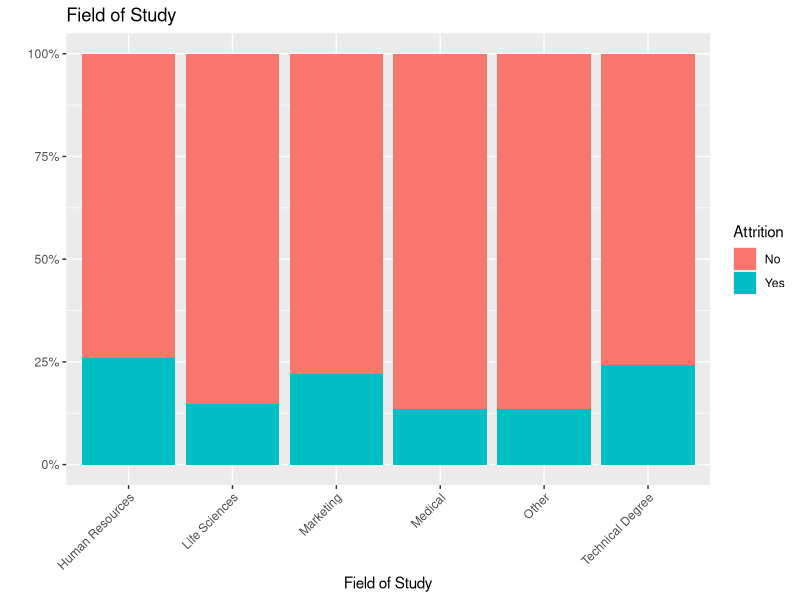
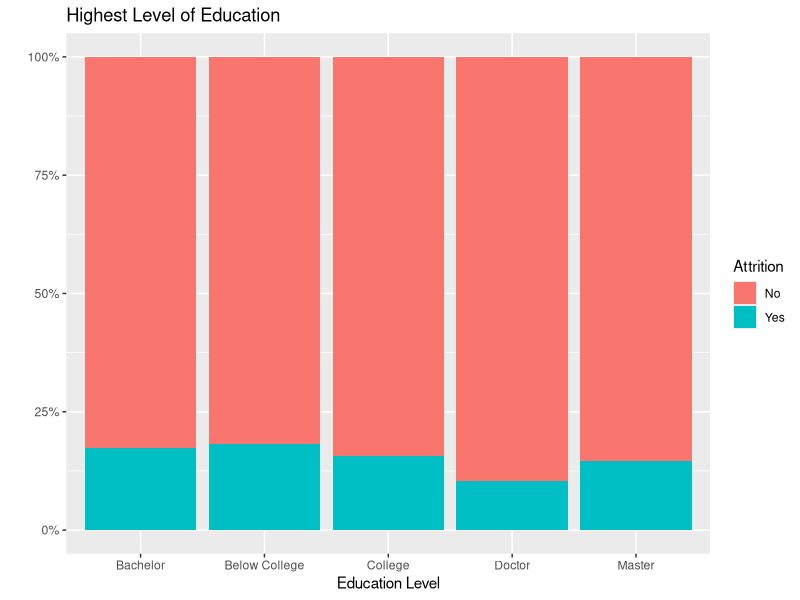
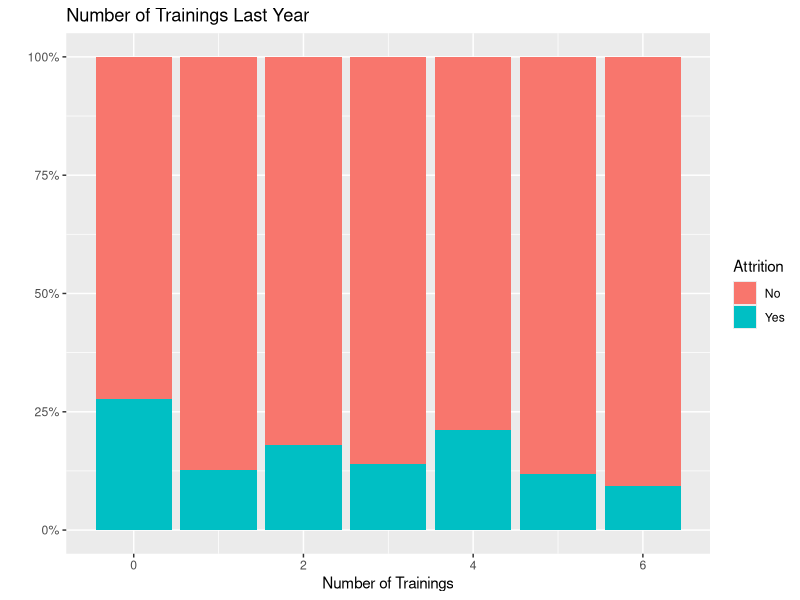
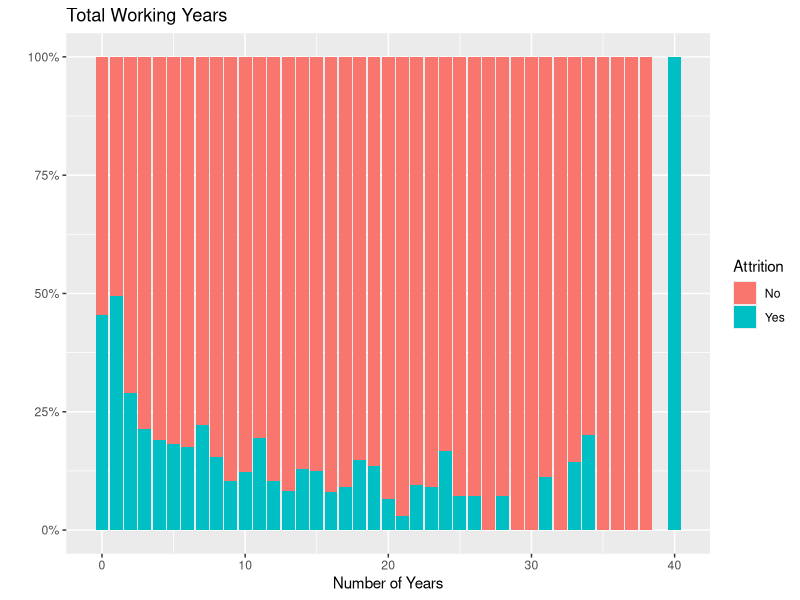
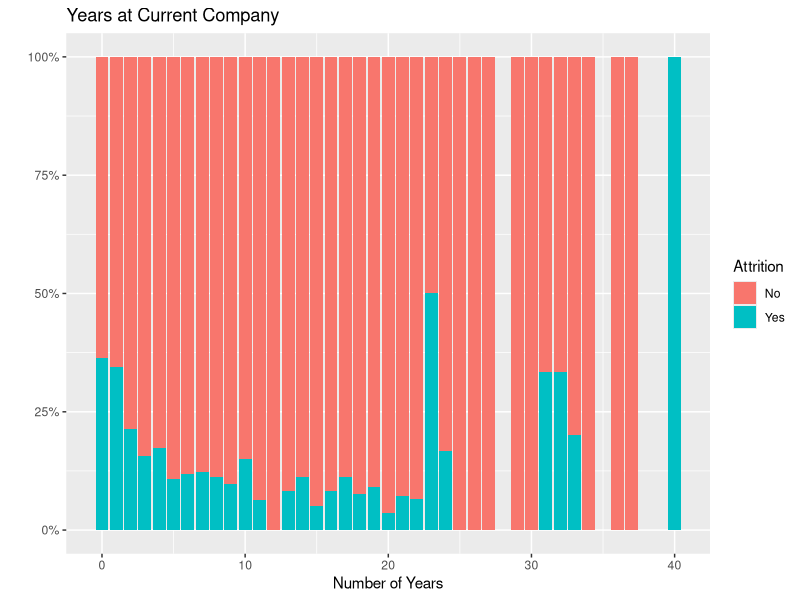
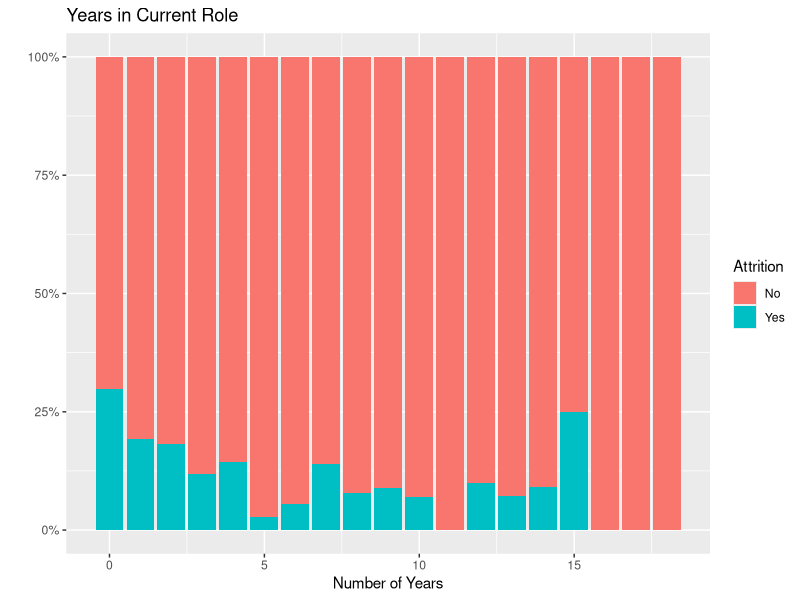
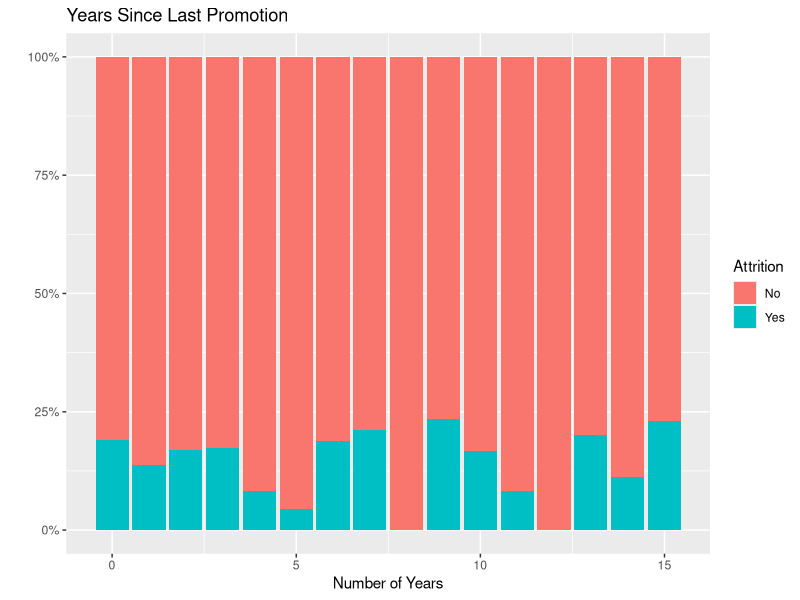
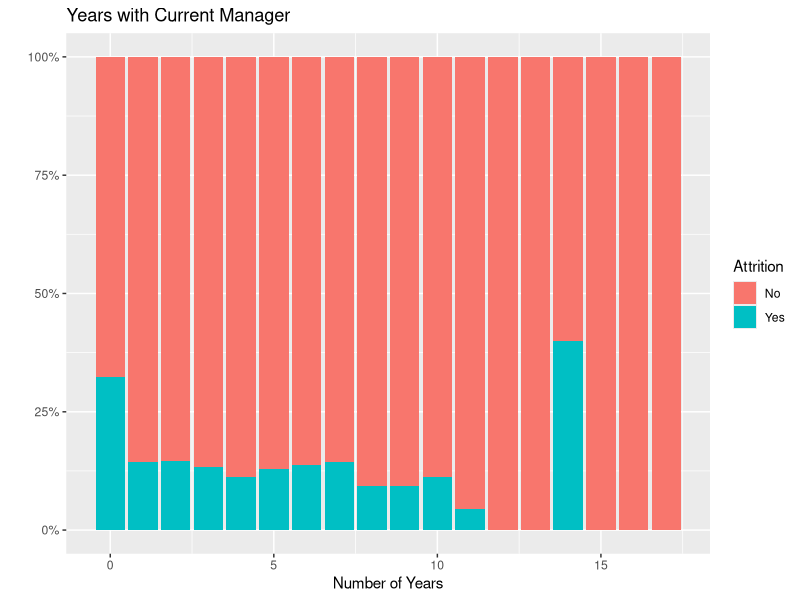

The R script that drew these images, in order:
## ---- chunk 1
knitr::opts_chunk$set(echo = TRUE)
## ---- chunk 2
library(readxl)
library(ggplot2)
## ---- chunk 3
df <- read_excel(path = "Attrition_Data_Clean.xlsx", sheet = "HR-employee-attrition Data")
## ---- chunk 4
#Field of Study
ggplot(df, aes(x = FieldOfStudy, fill = Attrition)) + geom_bar(position = "fill") + labs(title = "Field of Study", x = "Field of Study", y = "", color = "")+ scale_y_continuous(labels = scales::percent) + theme(axis.text.x = element_text(angle = 45, hjust = 1))
## ---- chunk 5
#Highest Level of Education
ggplot(df, aes(x = Education, fill = Attrition)) + geom_bar(position = "fill") + labs(title = "Highest Level of Education", x = "Education Level", y = "", color = "")+ scale_y_continuous(labels = scales::percent)
## ---- chunk 6
#Number of Trainings Last Year
ggplot(df, aes(x = TrainedLstYr, fill = Attrition)) + geom_bar(position = "fill") + labs(title = "Number of Trainings Last Year", x = "Number of Trainings", y = "", color = "")+ scale_y_continuous(labels = scales::percent)
## ---- chunk 7
#Total Working Years
ggplot(df, aes(x = TotWorkExp, fill = Attrition)) + geom_bar(position = "fill") + labs(title = "Total Working Years", x = "Number of Years", y = "", color = "")+ scale_y_continuous(labels = scales::percent)
## ---- chunk 8
#Years at Current Company
ggplot(df, aes(x = YrsAtCompany, fill = Attrition)) + geom_bar(position = "fill") + labs(title = "Years at Current Company", x = "Number of Years", y = "", color = "")+ scale_y_continuous(labels = scales::percent)
## ---- chunk 9
#Years in Current Role
ggplot(df, aes(x = YrsInRole, fill = Attrition)) + geom_bar(position = "fill") + labs(title = "Years in Current Role", x = "Number of Years", y = "", color = "")+ scale_y_continuous(labels = scales::percent)

#Years Since Last Promotion
ggplot(df, aes(x = LastPromoted, fill = Attrition)) + geom_bar(position = "fill") + labs(title = "Years Since Last Promotion", x = "Number of Years", y = "", color = "")+ scale_y_continuous(labels = scales::percent)

# Years with Current Manager
ggplot(df, aes(x = YrsWithMgr, fill = Attrition)) + geom_bar(position = "fill") + labs(title = "Years with Current Manager", x = "Number of Years", y = "", color = "")+ scale_y_continuous(labels = scales::percent)
